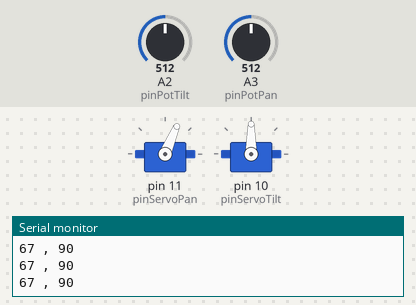
This sketch was run on a simulated Arduino Uno, built with avr-gcc and run on an emulated ATmega328P. Shown: 2 × servo, the last lines printed to the serial monitor. The inputs (shaded band) are chosen by the test bench; at power-on: A2 (pinPotTilt) = 512, A3 (pinPotPan) = 512.

Above: at 1.2 s.
1.3 s: A2 (pinPotTilt) set to 648
At 1.6 s:
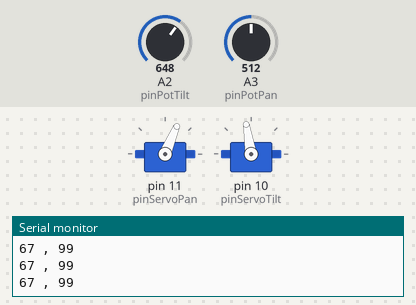
2.8 s: A2 (pinPotTilt) set to 675
At 3.9 s:
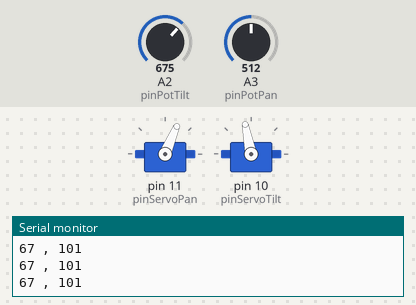
4.3 s: A3 (pinPotPan) set to 716
At 5.1 s:
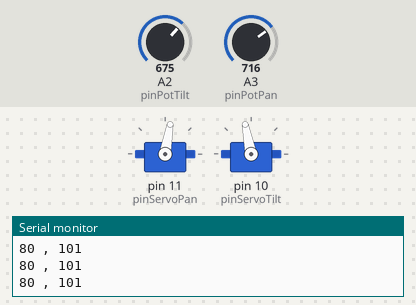
5.8 s: A3 (pinPotPan) set to 1023
At 6.4 s:
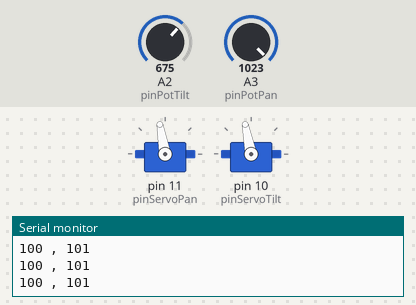
7.3 s: A2 (pinPotTilt) set to 511
At 8.4 s:
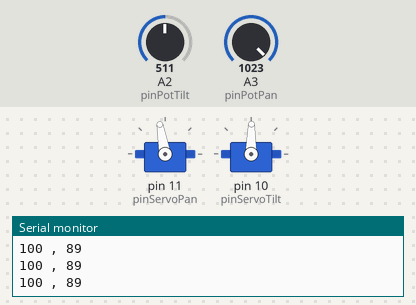
8.8 s: A3 (pinPotPan) set to 1013
At 9.6 s:
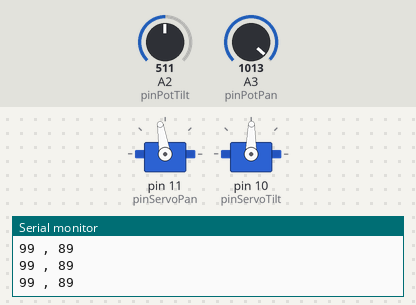
Timing chart, 0 to 11.3 s (numbered marks = the images above; inputs shaded):
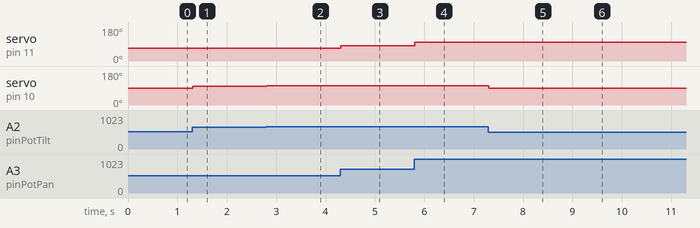

The sketch:

Arduino_grua_2_servos.ino
```cpp
/*
Grua
Programa que lee el valor de un joystick (con dos potenciómetros
para X (Pan) e Y (Tilt) y un pulsador en el mismo joystick.
El valor de los potenciómetros del joystick es convertido a valores
de giro de los servos, que estarían instalados en configuración pan&tilt

por: Alejandro Alonso Puig
Abril 2024
*/

#include <Servo.h>  	//Librería de gestión de servos

Servo servoPan; //crea un objeto servo para controlar el servo
Servo servoTilt; //crea un objeto servo para controlar el servo

//Pines de joystick
const int pinPotPan = 3;
const int pinPotTilt = 2;
const int pinPuls = 2;

//Pines de servos
const int pinServoPan=11;
const int pinServoTilt=10;

//Variables
int posServoPan; 	//Posición del servo
int posServoTilt; 	//Posición del servo
int valorPotPan; 	//Valor del potenciómetro
int valorPotTilt; 	//Valor del potenciómetro

void setup() {
  Serial.begin(9600);
  servoPan.attach(pinServoPan);
  servoTilt.attach(pinServoTilt);
}

void loop() {
  //Lee potenciómetros del joystick
  analogRead(pinPotPan);
  valorPotPan=analogRead(pinPotPan);
  analogRead(pinPotTilt);
  valorPotTilt=analogRead(pinPotTilt);

  //Calcula ángulo de potenciómetros en función de valor de joystick
  posServoPan=map(valorPotPan,0,1023,35,100);
  posServoTilt=map(valorPotTilt,0,1023,55,125);

  //Mueve servos a las posiciones calculadas
  servoPan.write(posServoPan);
  servoTilt.write(posServoTilt);

  Serial.print(posServoPan);
  Serial.print(" , ");
  Serial.println(posServoTilt);

  delay(15); // espera 15 msg para que le de tiempo al servo a moverse
}
```

Measured:
- after the input at 1.3 s, servo on pin 10 (pinServoTilt): 90° → 99° at once
- after the input at 2.8 s, servo on pin 10 (pinServoTilt): 99° → 101° at once
- after the input at 4.3 s, servo on pin 11 (pinServoPan): 67° → 80° at once
- after the input at 5.8 s, servo on pin 11 (pinServoPan): 80° → 100° at once
- after the input at 7.3 s, servo on pin 10 (pinServoTilt): 101° → 89° at once
- after the input at 8.8 s, servo on pin 11 (pinServoPan): 100° → 99° at once
